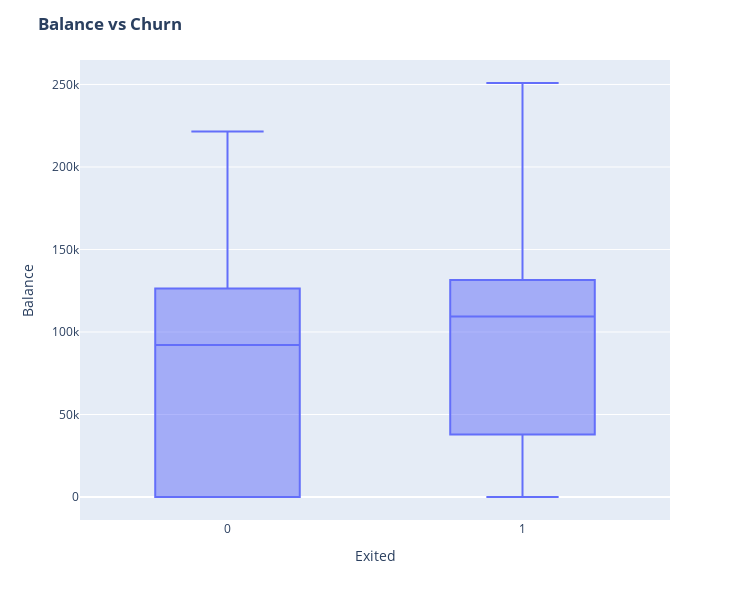

This figure's notebook cell:
### Markdown cell above
As we can see, most customers that churn has age that ranges approximately from late thirties to late fifties.

### Code cell
# Balance Boxplot
fig = px.box(churn_data, x='Exited', y = 'Balance')
fig.update_yaxes(title_text='Balance', row=1, col=1)
fig.update_xaxes(title_text='Exited', row=1, col=1)
fig.update_layout(autosize=True, width=750, height=600,
    title_font=dict(size=25, family='Courier'),
    title='<b>Balance vs Churn</b>',
)

fig.show()

### Figure 1 — Plotly figure (JSON) as saved in the notebook; plotly's stock layout.template omitted (floating-point values rounded to 4 significant figures; data arrays with more than 128 entries replaced by an {"elided": "..."} marker saying what was removed)
{"data": [{"alignmentgroup": "True", "hovertemplate": "Exited=%{x}<br>Balance=%{y}<extra></extra>", "legendgroup": "", "marker": {"color": "#636efa"}, "name": "", "notched": false, "offsetgroup": "", "orientation": "v", "showlegend": false, "type": "box", "x": {"elided": "10000 int values"}, "x0": " ", "xaxis": "x", "y": {"elided": "10000 float values"}, "y0": " ", "yaxis": "y"}], "layout": {"autosize": true, "boxmode": "group", "height": 600, "legend": {"tracegroupgap": 0}, "margin": {"t": 60}, "title": {"text": "<b>Balance vs Churn</b>"}, "width": 750, "xaxis": {"anchor": "y", "domain": [0, 1], "title": {"text": "Exited"}}, "yaxis": {"anchor": "x", "domain": [0, 1], "title": {"text": "Balance"}}}}
